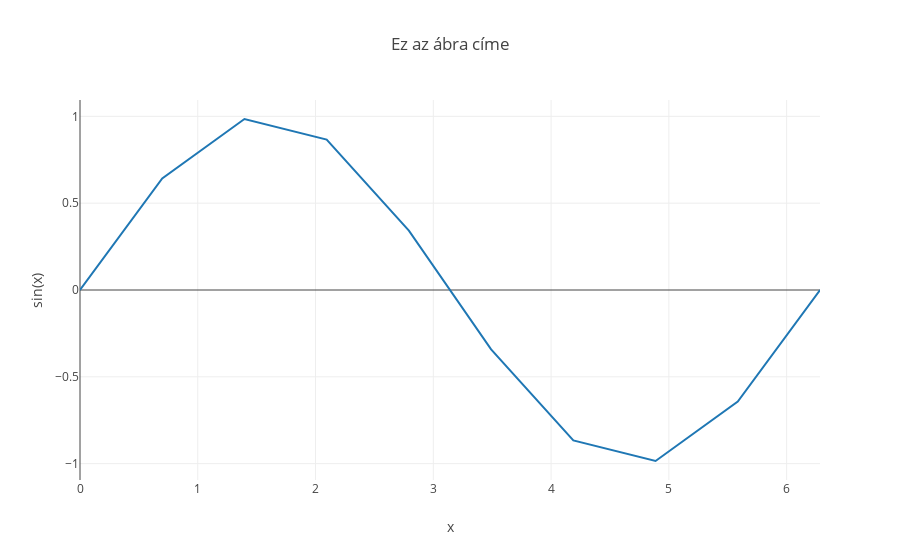

The code cell stored with this chart in its notebook:
### Markdown cell above
A fentiekhez hasonlóan ez is "csak" egy egymásba ágyazott `dict` objektum lesz, melyet a hagyományos úton is definiálhattunk volna.

---

**4. Az ábra kirajzoltatása**

Az így elkészített `Figure` objektum már ábrázolható:

### Code cell
iplot(figure_sin_gorbe)

### Figure 1 — Plotly figure (JSON) as saved in the notebook; plotly's stock layout.template omitted (floating-point values rounded to 4 significant figures)
{"data": [{"mode": "lines", "type": "scatter", "x": [0, 0.6981, 1.396, 2.094, 2.793, 3.491, 4.189, 4.887, 5.585, 6.283], "y": [0, 0.6428, 0.9848, 0.866, 0.342, -0.342, -0.866, -0.9848, -0.6428, -2.449e-16]}], "layout": {"title": "Ez az ábra címe", "xaxis": {"title": "x"}, "yaxis": {"title": "sin(x)"}}}
